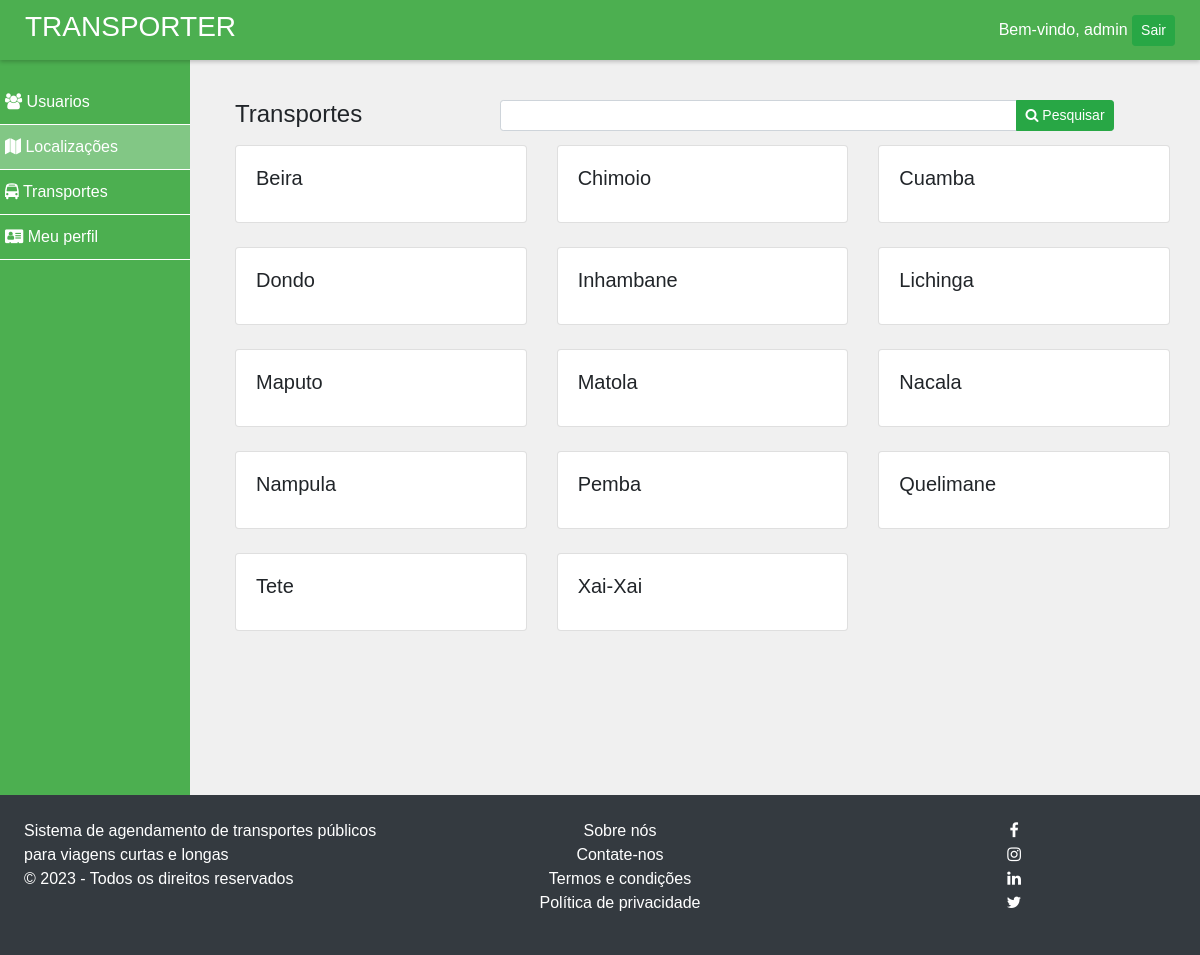
Screenshot of /locations.php (signed in) with the database file from the repository.
### tables this page shows
CREATE TABLE `locations` (
  `id` int(5) NOT NULL,
  `name` varchar(25) NOT NULL
);

### locations.php (the view, shortened to what this page needs)
<?php
include 'inc/basic_template.php';
t_header("Bus Ticket Booking &mdash; User Manager");
t_login_nav();
t_admin_sidebar();
?>
<div class="container mt-5" style="margin-top:100px !important">
    <div class="row mb-2">
        <h4 class="col-md-3">Transportes</h4>
        <div class="col-md-8 text-right ml-4">
    <form method="post" action="">
        <div class="input-group">
            <input type="text" name="loc" class="form-control form-control-sm" value="<?php echo (isset($_POST['loc'])) ? $_POST['loc'] : ""; ?>">
            <div class="input-group-append">
                <button type="submit" class="btn btn-success btn-sm">
                    <i class="fa fa-search"></i> Pesquisar
                </button>
            </div>
        </div>
    </form>
</div>
    </div>
    <div class="row">
        <?php
        $conn = initDB();
        $sql = "select * from locations";
        $sql .= " order by name";
        $res = $conn->query($sql);
        if ($res->num_rows == 0) {
            echo '<div class="col-md-12 text-center">Sem localiza&ccedil;&otilde;es</div>';
        } else {
            while ($row = $res->fetch_assoc()) {
                echo '
                <div class="col-md-4 mb-4">
                    <div class="card">
                        <div class="card-body">
                            <h5 class="card-title">' . $row["name"] . '</h5>
                        </div>
                    </div>
                </div>';
            }
        }
        ?>
    </div>
</div>
<?php
t_footer();
?>

### inc/basic_template.php (shortened to what this page needs)
<?php
function t_header($title) {
    echo '
    <!DOCTYPE html>
    <html>
    <head>
      <title>'.$title.'</title>
      <link rel="stylesheet" type="text/css" href="css/bootstrap.min.css"/>
      <link rel="stylesheet" type="text/css" href="css/font-awesome.min.css"/>
      <link rel="stylesheet" type="text/css" href="css/style.css?'.date('his').'"/>
      <style>
        /* Add your CSS styles here */
        body {
            font-family: Arial, sans-serif;
            background-color: #f0f0f0;
            margin: 0;
            padding: 0;
        }
        .container {
        }
        .navbar {
            background-color: #4CAF50; /* Green color */
            box-shadow: 0 2px 4px rgba(0, 0, 0, 0.2);
            color: #fff;
        }
        .navbar a {
            color: #fff;
        }
        .navbar-right {
            float: right;
        }
        .navbar form {
            margin-top: 5px;
        }
        /* Header Styles */
        .header {
            background-color: #4CAF50; /* Green color */
            padding: 10px;
            box-shadow: 0 2px 4px rgba(0, 0, 0, 0.2);
            color: #fff;
        }
        /* Sidebar Styles */
        .sidebar {
            background-color: #4CAF50; /* Green color */
            color: #fff;
            border-top-left-radius: 10px;
            border-bottom-left-radius: 10px;
            margin-top: 20px;
            padding: 20px 0;
        }
        .sidebar a {
            color: #fff;
            text-decoration: none;
            display: block;
            padding: 10px 20px;
            border-bottom: 1px solid #fff; /* Border for each item */
        }
      </style>
    </head>
    <body>';
}
function t_login_nav() {
    echo '
    <div class="navbar fixed-top navbar-default header" style="background-color: #your-color-code; height: 60px;">
    <div class="container-fluid">
        <h3>TRANSPORTER</h3>
        <div class="navbar-right">
            Bem-vindo, '.$_SESSION['user']['uname'].' <a href="logout.php"><button class="btn btn-success btn-sm">Sair</button></a>
        </div>
    </div>
    </div>';
}
function t_admin_sidebar() {
    $file = basename($_SERVER['PHP_SELF'],'.php');
    echo '
    <div class="row">
        <div class="col-md-2 sidebar">
            <div class="sidebar">
                <a href="users.php"'.(($file == 'users') ? 'class="active"' : '').'><i class="fa fa-users"></i> Usuarios</a>
                <a href="locations.php"'.(($file == 'locations') ? 'class="active"' : '').'><i class="fa fa-map"></i> Localiza&ccedil;&otilde;es</a>
                <a href="buses.php"'.(($file == 'buses') ? 'class="active"' : '').'><i class="fa fa-bus"></i> Transportes</a>
                <a href="profile.php"'.(($file == 'profile') ? 'class="active"' : '').'><i class="fa fa-address-card"></i> Meu perfil</a>
            </div>
        </div>
        <div class="col-md-10">
            <div class="container-fluid my-4">
    ';
}
function t_footer() {
    echo '
    </div>
    </div>
</div>
<div class="footer">
    <div class="row p-4">
        <div class="col-md-4">Sistema de agendamento de transportes públicos para viagens curtas e longas<br/>&copy; '.date("Y").' - Todos os direitos reservados</div>
        <div class="col-md-4 text-center">
        <ul class="list-null">
            <li><a href="#">Sobre nós</a></li>
            <li><a href="#">Contate-nos</a></li>
            <li><a href="#">Termos e condições</a></li>
            <li><a href="#">Política de privacidade</a></li>
        </ul>
        </div>
        <div class="col-md-4 text-center text-light">
            <ul class="list-null">
                <li><a target="_blank" href="//facebook.com/#"><i class="fa fa-facebook"></i></a></li>
                <li><a target="_blank" href="//www.instagram.com/#"><i class="fa fa-instagram"></i></a></li>
                <li><a target="_blank" href="//www.linkedin.com/#"><i class="fa fa-linkedin"></i></a></li>
                <li><a target="_blank" href="//twitter.com/#"><i class="fa fa-twitter"></i></a></li>
            </ul>
        </div>
    </div>
</div>
</body>
</html>';
}
?>

### css/style.css (style rules this page uses)
body { padding-top: 65px; overflow-x: hidden !important; }
.header { background: #343a40; color: #fff; height: 65px; }
.list-null { list-style: none; }
.footer { width: 100%; background: #343a40; color: #fff; }
.list-null a { color: #fff; }
.sidebar li a:hover, .sidebar .active { background: rgba(255, 255, 255, 0.3); }
.sidebar { background: #0044aa; padding-right: 0; min-height: calc(100vh - 85px); }

### inc/basic_template.php (style rules this page uses)
body { font-family: Arial, sans-serif; background-color: #f0f0f0; margin: 0; padding: 0; }
.navbar { background-color: #4CAF50; box-shadow: 0 2px 4px rgba(0, 0, 0, 0.2); color: #fff; }
.navbar a { color: #fff; }
.navbar-right { float: right; }
.header { background-color: #4CAF50; padding: 10px; box-shadow: 0 2px 4px rgba(0, 0, 0, 0.2); color: #fff; }
.sidebar { background-color: #4CAF50; color: #fff; border-top-left-radius: 10px; border-bottom-left-radius: 10px; margin-top: 20px; padding: 20px 0; }
.sidebar a { color: #fff; text-decoration: none; display: block; padding: 10px 20px; border-bottom: 1px solid #fff; }

### rows the page displays
locations: name "Beira"
locations: name "Chimoio"
locations: name "Cuamba"
locations: name "Dondo"
locations: name "Inhambane"
locations: name "Lichinga"
locations: name "Maputo"
locations: name "Matola"
locations: name "Nacala"
locations: name "Nampula"
locations: name "Pemba"
locations: name "Quelimane"
locations: name "Tete"
locations: name "Xai-Xai"

### other values shown
$_SESSION['user']['uname'] "admin"
